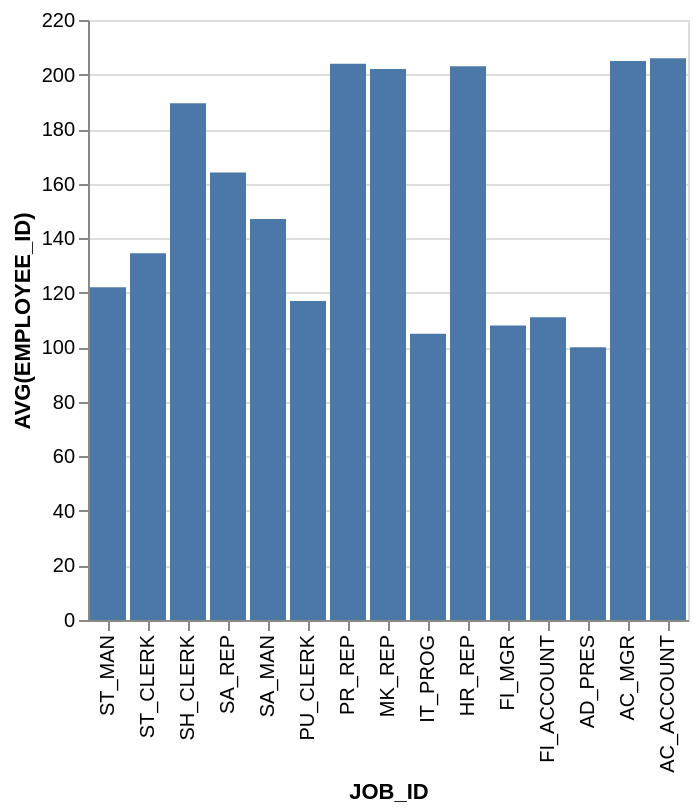

Write the Vega-Lite specification saved for this chart.
### Vega-Lite specification from a JSON file in a GitHub repository (floating-point values rounded to 4 significant figures)
{"data": {"values": [{"x_data": "ST_MAN", "y_data": 122}, {"x_data": "ST_CLERK", "y_data": 134.5}, {"x_data": "SH_CLERK", "y_data": 189.5}, {"x_data": "SA_REP", "y_data": 164.1}, {"x_data": "SA_MAN", "y_data": 147}, {"x_data": "PU_CLERK", "y_data": 117}, {"x_data": "PR_REP", "y_data": 204}, {"x_data": "MK_REP", "y_data": 202}, {"x_data": "IT_PROG", "y_data": 105}, {"x_data": "HR_REP", "y_data": 203}, {"x_data": "FI_MGR", "y_data": 108}, {"x_data": "FI_ACCOUNT", "y_data": 111}, {"x_data": "AD_PRES", "y_data": 100}, {"x_data": "AC_MGR", "y_data": 205}, {"x_data": "AC_ACCOUNT", "y_data": 206}]}, "mark": "bar", "encoding": {"x": {"field": "x_data", "type": "nominal", "title": "JOB_ID", "sort": "descending"}, "y": {"field": "y_data", "type": "quantitative", "title": "AVG(EMPLOYEE_ID)"}}}
